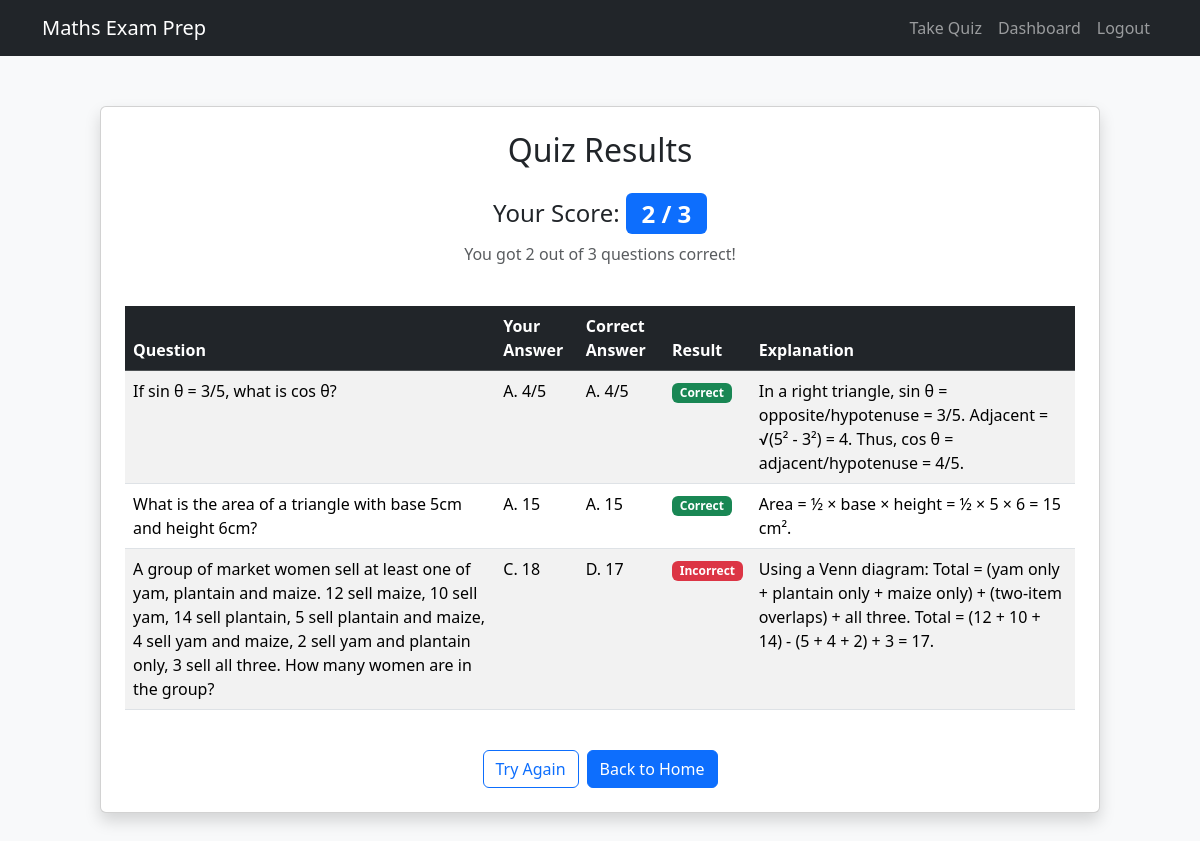
The page /results (signed in) on the database its author committed.
### app/models.py (models this page shows, shortened)
class Question(db.Model):
    id = db.Column(db.Integer, primary_key=True)
    topic = db.Column(db.String(100), nullable=False)  # e.g., "Algebra"
    difficulty = db.Column(db.Integer, nullable=False)  # 1-5
    question_text = db.Column(db.Text, nullable=False)
    option_a = db.Column(db.String(100), nullable=False)
    option_b = db.Column(db.String(100), nullable=False)
    option_c = db.Column(db.String(100), nullable=False)
    option_d = db.Column(db.String(100), nullable=False)
    correct_option = db.Column(db.String(1), nullable=False)  # "A", "B", "C", "D"
    explanation = db.Column(db.Text, nullable=True)  # New field for solutions

### app/routes.py (the view)
@app.route('/results')
@login_required
def results():
    responses = UserResponse.query.filter_by(user_id=current_user.id).order_by(UserResponse.id.desc()).limit(3).all()
    if not responses:
        flash('No quiz results found. Please take the quiz first.', 'warning')
        return redirect(url_for('quiz'))
    score = sum(1 for r in responses if r.is_correct)
    total_questions = len(responses)
    results_data = [
        {
            'question_text': r.question.question_text,
            'selected_option': f"{r.selected_option}. {getattr(r.question, f'option_{r.selected_option.lower()}')}",
            'correct_option': f"{r.question.correct_option}. {getattr(r.question, f'option_{r.question.correct_option.lower()}')}",
            'is_correct': r.is_correct,
            'explanation': r.question.explanation or "No explanation available."
        }
        for r in responses
    ]
    return render_template('results.html', score=score, total_questions=total_questions, results_data=results_data)

### app/models.py (called while the page is built)
@login_manager.user_loader
def load_user(user_id):
    return User.query.get(int(user_id))

### app/templates/results.html (shortened to what this page needs)
<!DOCTYPE html>
<html lang="en">
<head>
    <link href="https://cdn.jsdelivr.net/npm/bootstrap@5.3.3/dist/css/bootstrap.min.css" rel="stylesheet">
</head>
<body>
    <nav class="navbar navbar-expand-lg navbar-dark bg-dark">
        <div class="container">
            <a class="navbar-brand" href="{{ url_for('home') }}">Maths Exam Prep</a>
            <div class="collapse navbar-collapse" id="navbarNav">
                <ul class="navbar-nav ms-auto">
                    {% if current_user.is_authenticated %}
                        <li class="nav-item">
                            <a class="nav-link" href="{{ url_for('quiz') }}">Take Quiz</a>
                        </li>
                        <li class="nav-item">
                            <a class="nav-link" href="{{ url_for('dashboard') }}">Dashboard</a>
                        </li>
                        <li class="nav-item">
                            <a class="nav-link" href="{{ url_for('logout') }}">Logout</a>
                        </li>
                    {% endif %}
                </ul>
            </div>
        </div>
    </nav>
    <div class="container">
        <div class="card results-card p-4 shadow">
            <h2 class="text-center mb-4">Quiz Results</h2>
            <div class="text-center mb-4">
                <h4>Your Score: <span class="badge bg-primary score-badge">{{ score }} / {{ total_questions }}</span></h4>
                <p class="text-muted">You got {{ score }} out of {{ total_questions }} questions correct!</p>
            </div>
            <table class="table table-striped table-hover">
                <thead class="table-dark">
                    <tr>
                        <th scope="col">Question</th>
                        <th scope="col">Your Answer</th>
                        <th scope="col">Correct Answer</th>
                        <th scope="col">Result</th>
                        <th scope="col">Explanation</th>
                    </tr>
                </thead>
                <tbody>
                    {% for result in results_data %}
                        <tr>
                            <td>{{ result.question_text }}</td>
                            <td>{{ result.selected_option }}</td>
                            <td>{{ result.correct_option }}</td>
                            <td>
                                {% if result.is_correct %}
                                    <span class="badge bg-success">Correct</span>
                                {% else %}
                                    <span class="badge bg-danger">Incorrect</span>
                                {% endif %}
                            </td>
                            <td>{{ result.explanation }}</td>
                        </tr>
                    {% endfor %}
                </tbody>
            </table>
            <div class="d-grid gap-2 d-md-flex justify-content-md-center mt-4">
                <a href="{{ url_for('quiz') }}" class="btn btn-outline-primary">Try Again</a>
                <a href="{{ url_for('home') }}" class="btn btn-primary">Back to Home</a>
            </div>
        </div>
    </div>
</body>
</html>

### app/templates/results.html (style rules this page uses)
body { background-color: #f8f9fa; }
.results-card { max-width: 1000px; margin: 50px auto; }
.score-badge { font-size: 1.5rem; }

### rows shown on the page
Question: question_text "If sin θ = 3/5, what is cos θ?", selected_option "A. 4/5", correct_option "A. 4/5", shows "Correct", explanation "In a right triangle, sin θ = opposite/hypotenuse = 3/5. Adjacent = √(5² - 3²) = 4. Thus, cos θ = adjacent/hypotenuse = 4/5."
Question: question_text "What is the area of a triangle with base 5cm and height 6cm?", selected_option "A. 15", correct_option "A. 15", shows "Correct", explanation "Area = ½ × base × height = ½ × 5 × 6 = 15 cm²."
Question: question_text "A group of market women sell at least one of yam, plantain and maize. 12 sell maize, 10 sell yam, 14 sell plantain, 5 sell plantain and maize, 4 sell yam and maize, 2 sell yam and plantain only, 3 sell all three. How many women are in the group?", selected_option "C. 18", correct_option "D. 17", shows "Incorrect", explanation "Using a Venn diagram: Total = (yam only + plantain only + maize only) + (two-item overlaps) + all three. Total = (12 + 10 + 14) - (5 + 4 + 2) + 3 = 17."

### other values the page prints
{{ score }} "2"
{{ total_questions }} "3"
